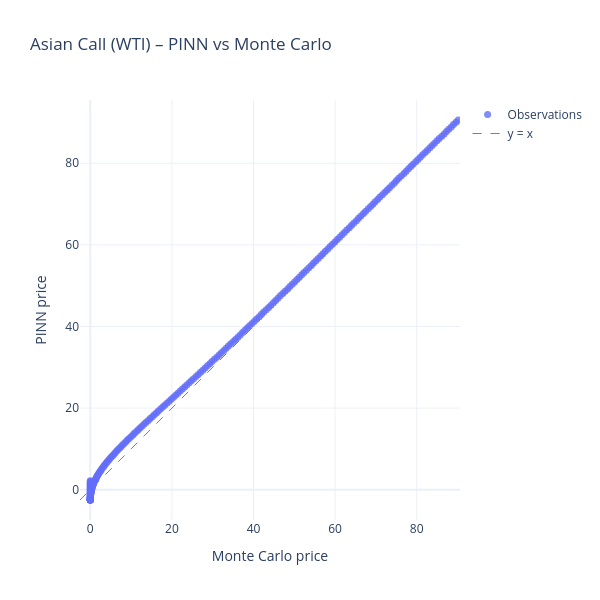

Notebook code cell kept with this figure:
### Code cell
# --- Train ---
model = train_pinn(
   S_max, I_max, r_max, sigma_max,
   width=160,
   depth=4,
   n_epochs=2000,     # start here; increase toward 200k/500k if needed
   lr0=1e-3,
   Np=1000,
   n_bc_axis=100,
   w_pde=1.0,
   print_every=2000
)


# --- Evaluate vs MC at a few spots ---

K_real = S0  # ATM
r_eval = 0.05
sigma_eval = sigma_hist


print("\n=== Evaluation (real scale) ===")
test_S = [0.8*S0, 1.0*S0, 1.2*S0]  # around spot


for S_test in test_S:
   pinn_p = pinn_price_real(model, S_test, K_real, r_eval, sigma_eval, t0=0.0)
   mc_p, mc_se = mc_asian_call_arith(S_test, K_real, r_eval, sigma_eval, T=1.0, n_steps=252, n_paths=50_000, antithetic=True)


   print(f"S={S_test:8.2f} | PINN={pinn_p:10.4f} | MC={mc_p:10.4f} ± {1.645*mc_se:8.4f} (90% CI half-width)")




# Grid di prezzi reali (paper usa S ∈ [0, 300])
S_grid_real = np.linspace(0.0, S_max_real, 250)


mae, mc_vals, pinn_vals = evaluate_mae_pinn_vs_mc(
   model=model,
   S_grid_real=S_grid_real,
   K_real=K_real,
   r=r_eval,
   sigma=sigma_eval,
   T=1.0,
   n_steps_mc=252,
   n_paths_mc=100_000
)


print("\n==============================")
print(f"MAE (PINN vs MC) = {mae:.6f}")
print("==============================")


parity_plot_plotly(
   mc_vals,
   pinn_vals,
   title="Asian Call (WTI) – PINN vs Monte Carlo"
)

### Figure 1 — Plotly figure (JSON) as saved in the notebook; plotly's stock layout.template omitted (floating-point values rounded to 4 significant figures; data arrays with more than 128 entries replaced by an {"elided": "..."} marker saying what was removed)
{"data": [{"marker": {"opacity": 0.8, "size": 7}, "mode": "markers", "name": "Observations", "type": "scatter", "x": {"elided": "250 float values"}, "y": {"elided": "250 float values"}}, {"line": {"dash": "dash", "width": 1}, "mode": "lines", "name": "y = x", "type": "scatter", "x": [-2.516, 90.6], "y": [-2.516, 90.6]}], "layout": {"height": 600, "title": {"text": "Asian Call (WTI) – PINN vs Monte Carlo"}, "width": 600, "xaxis": {"range": [-2.516, 90.6], "scaleanchor": "y", "scaleratio": 1, "title": {"text": "Monte Carlo price"}}, "yaxis": {"range": [-2.516, 90.6], "title": {"text": "PINN price"}}}}
